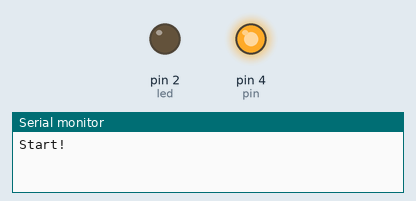
This sketch was run on a simulated Arduino Uno, built with avr-gcc and run on an emulated ATmega328P. Shown: output pins drawn as LEDs (lit = HIGH), the last lines printed to the serial monitor.

Above: at 2.0 s.
At 6.0 s:
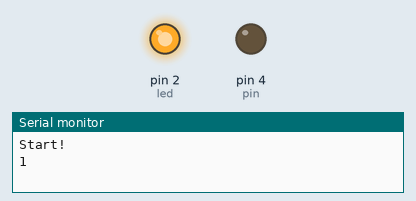
Timing chart, 0 to 10.4 s (numbered marks = the images above):
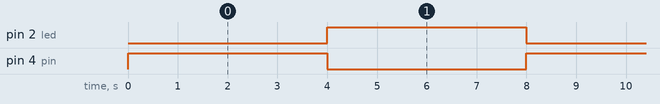

The sketch:

vibro-1.ino
```cpp
#include <Arduino.h>

//#define DPIN 4
int pin = 4;   // D2
int led = 2;   // BUILTIN

int n = 0;


void setup()
{
	Serial.begin(115200);
	pinMode(led, OUTPUT);
	digitalWrite(pin, HIGH);
	pinMode(pin, OUTPUT);
	digitalWrite(pin, LOW);

    n = 0;
	Serial.println("\nStart!");
}// setup


void loop()
{
	digitalWrite(pin, HIGH);
	digitalWrite(led, LOW);
	delay(4000);
	digitalWrite(pin, LOW);
	digitalWrite(led, HIGH);

	n++;
	Serial.println(n);

	delay(4000);
}// loop
```

Measured:
- by itself, pin 2 (led), pin 4 (pin): alternates HIGH for 4.0 s and LOW for 4.0 s
